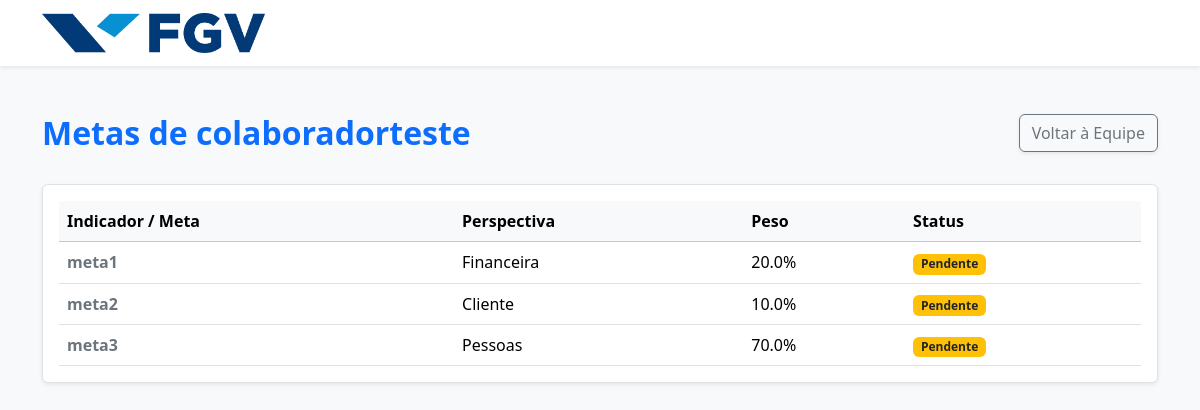
Screenshot of /equipe/4/metas (signed in) with the database file from the repository.
### app/models/user.py (models this page shows)
class User(Base):
    __tablename__ = "users"
    id = Column(Integer, primary_key=True, index=True)
    nome = Column(String, nullable=False)
    username = Column(String, unique=True, index=True, nullable=False)
    hashed_password = Column(String, nullable=False)
    is_gestor = Column(Boolean, default=False)
    gestor_id = Column(Integer, ForeignKey("users.id"), nullable=True)
    is_active = Column(Boolean, default=True)
    metas = relationship("Meta", back_populates="dono")

### app/models/meta.py (models this page shows)
class Meta(Base):
    __tablename__ = "metas"
    id = Column(Integer, primary_key=True, index=True)
    indicador = Column(Text, nullable=False) # Ex: Seguidores - Instagram
    perspectiva = Column(String, nullable=False) # Financeira, Cliente, Processos, Pessoas
    peso = Column(Float, nullable=False) # Ex: 20 (para 20%)
    escala_a = Column(Text, nullable=False)
    escala_b = Column(Text, nullable=False)
    escala_c = Column(Text, nullable=False)
    escala_d = Column(Text, nullable=False)
    escala_e = Column(Text, nullable=False)
    justificativa = Column(Text, nullable=True)
    avaliacao = Column(String, nullable=True) # Letra escolhida: A, B, C, D ou E
    nota = Column(Float, nullable=True) # Valor calculado: (Peso * Valor da Letra)
    status = Column(String, default="Pendente") # Pendente, Aprovada, Rejeitada
    user_id = Column(Integer, ForeignKey("users.id"))
    dono = relationship("User", back_populates="metas")

### app/main.py (the view)
@app.get("/equipe/{colab_id}/metas", response_class=HTMLResponse)
def metas_colaborador(
    request: Request,
    colab_id: int,
    db: Session = Depends(get_db)
):
    nome_usuario = request.cookies.get("usuario_logado")
    if not nome_usuario:
        return RedirectResponse(url="/login", status_code=status.HTTP_303_SEE_OTHER)
    gestor = db.query(user.User).filter(user.User.nome == nome_usuario).first()
    if not gestor or not gestor.is_gestor:
        return RedirectResponse(url="/painel", status_code=status.HTTP_303_SEE_OTHER)
    colaborador = db.query(user.User).filter(
        user.User.id == colab_id,
        user.User.gestor_id == gestor.id
    ).first()
    if not colaborador:
        return RedirectResponse(url="/equipe", status_code=status.HTTP_303_SEE_OTHER)
    metas = db.query(Meta).filter(Meta.user_id == colaborador.id).all()
    return templates.TemplateResponse(
        "metas_colaborador.html",
        {
            "request": request,
            "usuario": nome_usuario,
            "colaborador": colaborador,
            "metas": metas,
        }
    )

### app/templates/metas_colaborador.html (shortened to what this page needs)
{% extends "base.html" %}
{% block content %}
<div class="row mb-4">
  <div class="col-md-8">
    <h2 class="text-primary fw-bold">Metas de {{ colaborador.nome }}</h2>
  </div>
  <div class="col-md-4 text-md-end">
    <a href="/equipe" class="btn btn-outline-secondary shadow-sm">Voltar à Equipe</a>
  </div>
</div>
<div class="table-responsive bg-white shadow-sm rounded p-3 border">
  <table class="table table-hover align-middle mb-0">
    <thead class="table-light">
      <tr>
        <th>Indicador / Meta</th>
        <th>Perspectiva</th>
        <th>Peso</th>
        <th>Status</th>
      </tr>
    </thead>
    <tbody>
      {% for meta in metas %}
      <tr>
        <td class="fw-bold text-secondary">{{ meta.indicador }}</td>
        <td>{{ meta.perspectiva }}</td>
        <td>{{ meta.peso }}%</td>
        <td>
          <span class="badge {% if meta.status == 'Pendente' %}bg-warning text-dark{% else %}bg-success{% endif %}">
            {{ meta.status }}
          </span>
        </td>
      </tr>
      {% else %}
      <tr>
        <td colspan="4" class="text-center text-muted py-4">Nenhuma meta cadastrada.</td>
      </tr>
      {% endfor %}
    </tbody>
  </table>
</div>
{% endblock %}

### rows the page displays
User: nome "colaboradorteste"
Meta: indicador "meta1", perspectiva "Financeira", peso "20.0", status "Pendente"
Meta: indicador "meta2", perspectiva "Cliente", peso "10.0", status "Pendente"
Meta: indicador "meta3", perspectiva "Pessoas", peso "70.0", status "Pendente"
